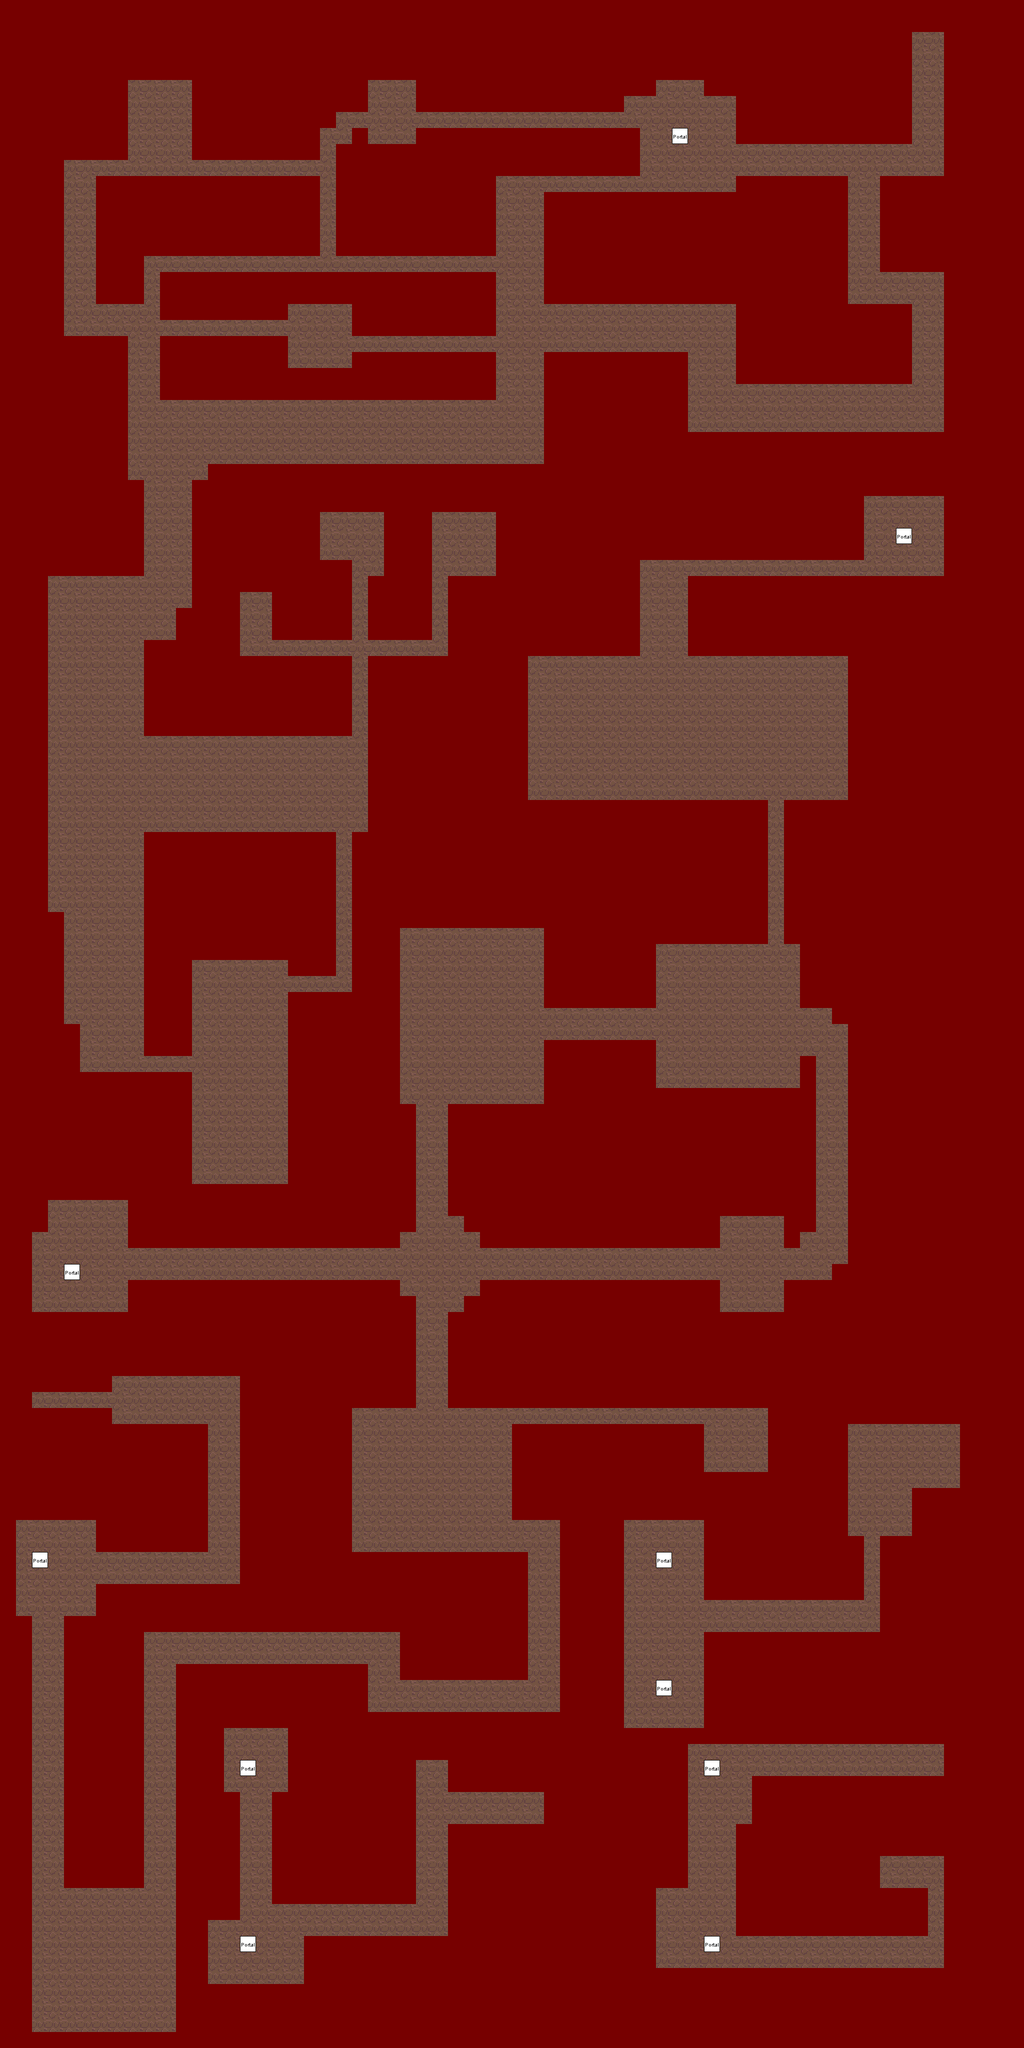

A level layout from a 2D game, rendered from its tile map. Below: a short description, then the map file with tile-grid data replaced by summaries:
An orthogonal 64x128 tile map with 32x32 px tiles, 7 tile layers (dungeon_002_1_0_floor, dungeon_002_1_1_terrain, dungeon_002_1_2_object, dungeon_002_1_3_roof, ...), 10 tilesets.

<map version="0.99a" orientation="orthogonal" width="64" height="128" tilewidth="32" tileheight="32">
 <tileset name="Outside 0" firstgid="1" tilewidth="32" tileheight="32">
  <image source="zelda_outside_0_chipset.png" trans="ffffff" />
 </tileset>
 <tileset name="Outside 1" firstgid="481" tilewidth="32" tileheight="32">
  <image source="zelda_outside_1_chipset.png" trans="ffffff" />
 </tileset>
 <tileset name="Dungeon 0" firstgid="961" tilewidth="32" tileheight="32">
  <image source="zelda_dungeon_0_chipset.png" trans="ff00ff" />
 </tileset>
 <tileset name="Dungeon 1" firstgid="1441" tilewidth="32" tileheight="32">
  <image source="zelda_dungeon_1_chipset.png" trans="ff00ff" />
 </tileset>
 <tileset name="Interior 0" firstgid="1921" tilewidth="32" tileheight="32">
  <image source="zelda_interior_0_chipset.png" trans="ff00ff" />
 </tileset>
 <tileset name="Navigation" firstgid="2401" tilewidth="32" tileheight="32">
  <image source="zelda_navigation_chipset.png" />
 </tileset>
 <tileset name="Objects" firstgid="2402" tilewidth="32" tileheight="32">
  <image source="zelda_objects_chipset.png" />
 </tileset>
 <tileset name="Collision" firstgid="2502" tilewidth="32" tileheight="32">
  <image source="zelda_collision_chipset.png" />
 </tileset>
 <tileset name="Buildings 0" firstgid="2504" tilewidth="32" tileheight="32">
  <image source="zelda_building_0_tileset.png" />
 </tileset>
 <tileset name="Outside 2" firstgid="2984" tilewidth="32" tileheight="32">
  <image source="zelda_outside_2_chipset.png" />
 </tileset>
 <layer name="dungeon_002_1_0_floor" width="64" height="128">
  <data>[8192 cells, 2420 non-empty, 1 distinct tile ids]</data>
 </layer>
 <layer name="dungeon_002_1_1_terrain" width="64" height="128">
  <data>[8192 cells, 10 non-empty, 1 distinct tile ids]</data>
 </layer>
 <layer name="dungeon_002_1_2_object" width="64" height="128">
  <data>[8192 cells, 0 non-empty, 0 distinct tile ids]</data>
 </layer>
 <layer name="dungeon_002_1_3_roof" width="64" height="128">
  <data>[8192 cells, 0 non-empty, 0 distinct tile ids]</data>
 </layer>
 <layer name="dungeon_002_1_objects" width="64" height="128">
  <data>[8192 cells, 10 non-empty, 1 distinct tile ids]</data>
 </layer>
 <layer name="dungeon_002_1_collision" width="64" height="128" opacity="0.47">
  <data>[8192 cells, 5772 non-empty, 1 distinct tile ids]</data>
 </layer>
 <layer name="dungeon_002_1_navigation" width="64" height="128">
  <data>[8192 cells, 0 non-empty, 0 distinct tile ids]</data>
 </layer>
</map>
